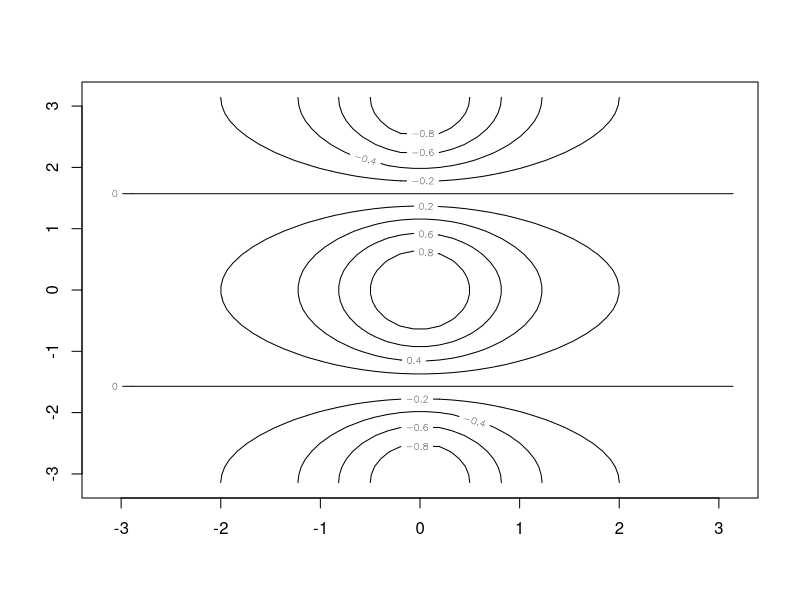
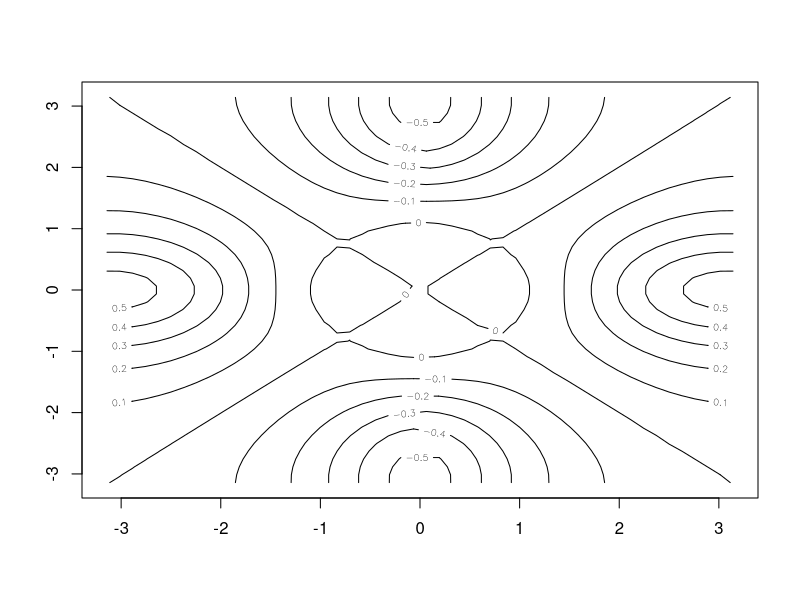
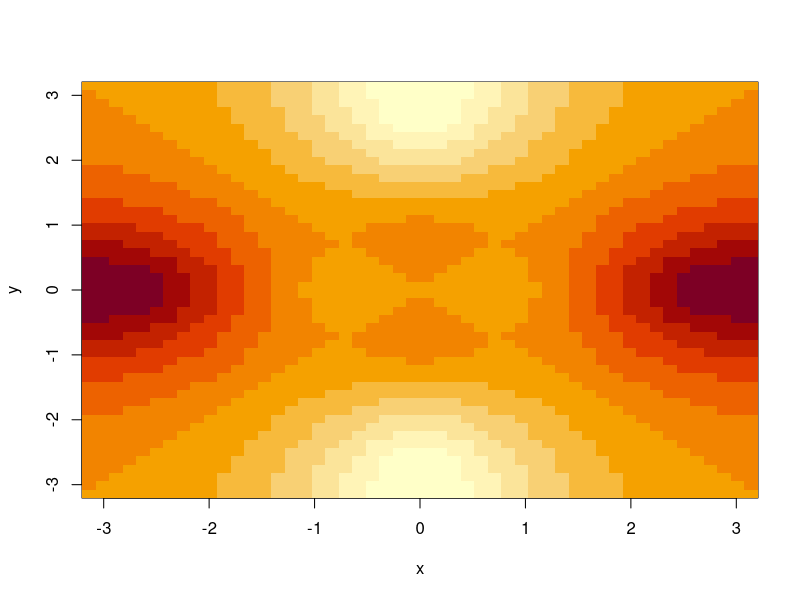
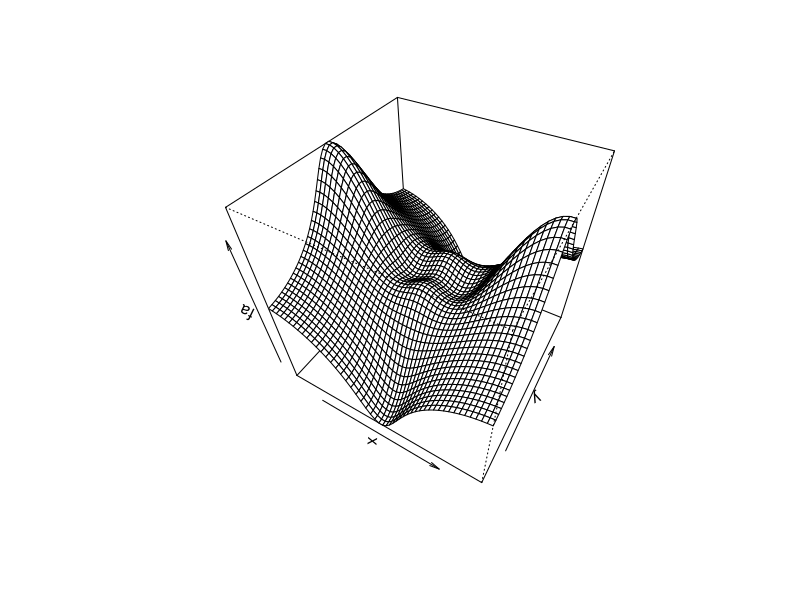
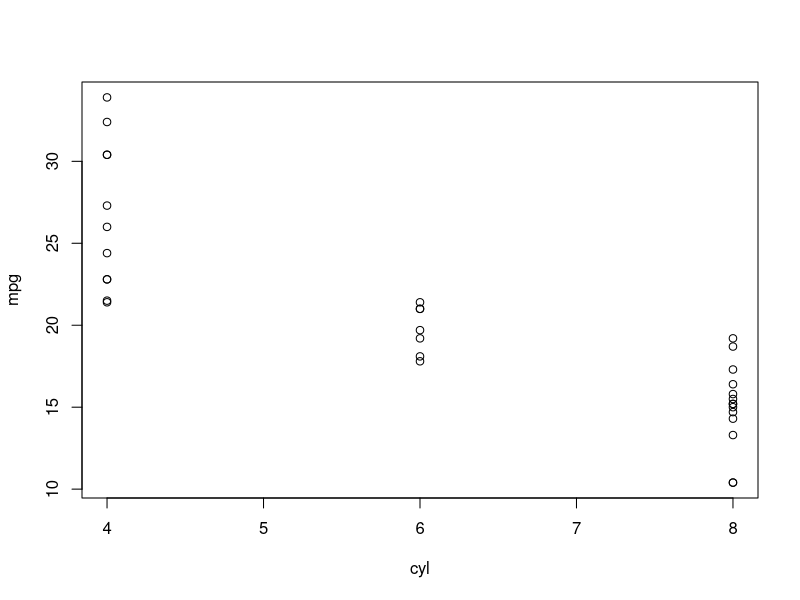
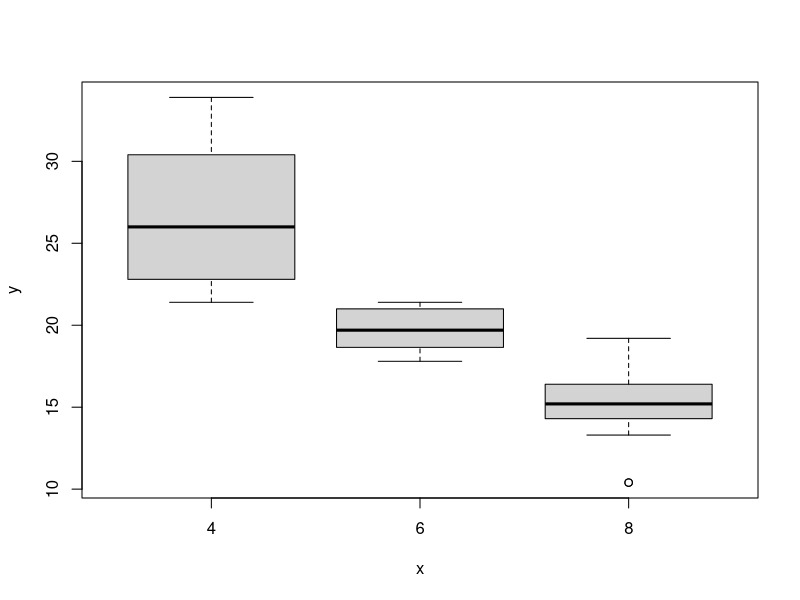
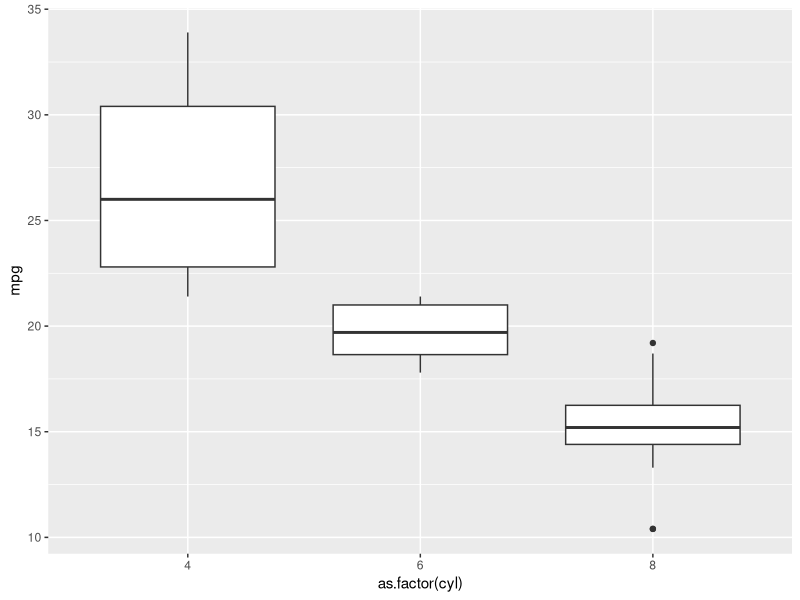
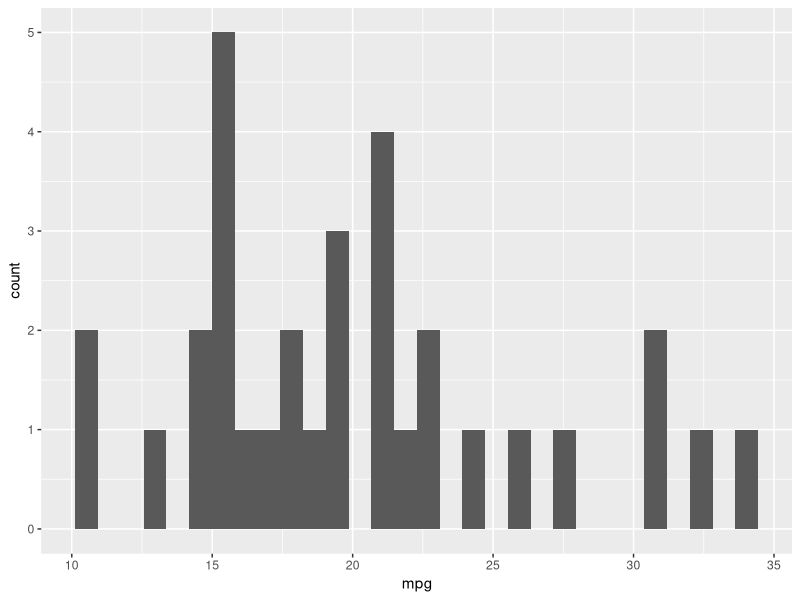

These charts were generated, in order, by the following R code:
## ---- chunk 1
x <- seq(-pi, pi, length = 50)
y <- x

f <- outer(x, y, function(x, y) {cos(y) / (1 + x^2)})
contour(x, y, f)
## ---- chunk 2
fa <- (f - t(f)) / 2
contour(x, y, fa, nlevels = 15)
## ---- chunk 3
image(x, y, fa)
## ---- chunk 4
persp(x, y, fa, theta = 30, phi = 45)
## ---- chunk 5
A <- matrix(1:16, nrow =4)
A
dim(A)
## ---- chunk 6
mtcars
plot(mpg ~ cyl, data = mtcars)
## ---- chunk 7
cylinders <- as.factor(mtcars$cyl)
mpg <- mtcars$mpg
plot(cylinders, mpg)
## ---- chunk 8
library(tidyverse)
mtcars %>%
  ggplot(aes(x = as.factor(cyl), y = mpg)) +
  geom_boxplot()
## ---- chunk 9
mtcars %>%
  ggplot(aes(x = mpg)) +
  geom_histogram()
## ---- chunk 10
library(GGally)
mtcars %>%
  select(1:3) %>%
  ggpairs()
## ---- chunk 11
plot(mtcars$disp, mpg)
identify(mtcars$disp, mpg)
## ---- chunk 12
summary(mtcars)
## ---- chunk 13
curve(82*x, from=0, to=10, xlab="flexibility", ylab="MSE", col="white")  
curve(300*cos(x/3)+500+x^3/3, add=TRUE, col="red", lwd=2)  # test error
curve(x^3/3, add=TRUE, col="orange", lwd=2)                # variance
curve(0*x+250, add=TRUE, col="gray", lwd=2)                # irreducible error
curve(300*cos(x/3)+350, add=TRUE, col="green", lwd=2)      # bias
curve(225*cos(x/3)+450, add=TRUE, col="blue", lwd=2)       # train error
